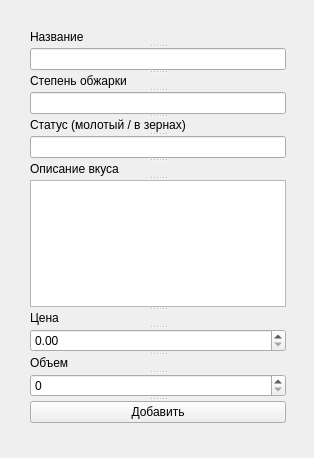
<?xml version="1.0" encoding="UTF-8"?>
<ui version="4.0">
 <class>Form</class>
 <widget class="QWidget" name="Form">
  <property name="geometry">
   <rect>
    <x>0</x>
    <y>0</y>
    <width>314</width>
    <height>458</height>
   </rect>
  </property>
  <property name="windowTitle">
   <string>Form</string>
  </property>
  <widget class="QSplitter" name="splitter">
   <property name="geometry">
    <rect>
     <x>30</x>
     <y>30</y>
     <width>256</width>
     <height>393</height>
    </rect>
   </property>
   <property name="orientation">
    <enum>Qt::Vertical</enum>
   </property>
   <widget class="QLabel" name="label">
    <property name="text">
     <string>Название</string>
    </property>
   </widget>
   <widget class="QLineEdit" name="lineEdit"/>
   <widget class="QLabel" name="label_2">
    <property name="text">
     <string>Степень обжарки</string>
    </property>
   </widget>
   <widget class="QLineEdit" name="lineEdit_2"/>
   <widget class="QLabel" name="label_3">
    <property name="text">
     <string>Статус (молотый / в зернах)</string>
    </property>
   </widget>
   <widget class="QLineEdit" name="lineEdit_4"/>
   <widget class="QLabel" name="label_4">
    <property name="text">
     <string>Описание вкуса</string>
    </property>
   </widget>
   <widget class="QTextEdit" name="textEdit"/>
   <widget class="QLabel" name="label_6">
    <property name="text">
     <string>Цена</string>
    </property>
   </widget>
   <widget class="QDoubleSpinBox" name="doubleSpinBox">
    <property name="maximum">
     <double>5000.000000000000000</double>
    </property>
   </widget>
   <widget class="QLabel" name="label_5">
    <property name="text">
     <string>Объем</string>
    </property>
   </widget>
   <widget class="QSpinBox" name="spinBox">
    <property name="maximum">
     <number>5000</number>
    </property>
   </widget>
   <widget class="QPushButton" name="pushButton">
    <property name="text">
     <string>Добавить</string>
    </property>
   </widget>
  </widget>
 </widget>
 <resources/>
 <connections/>
</ui>
